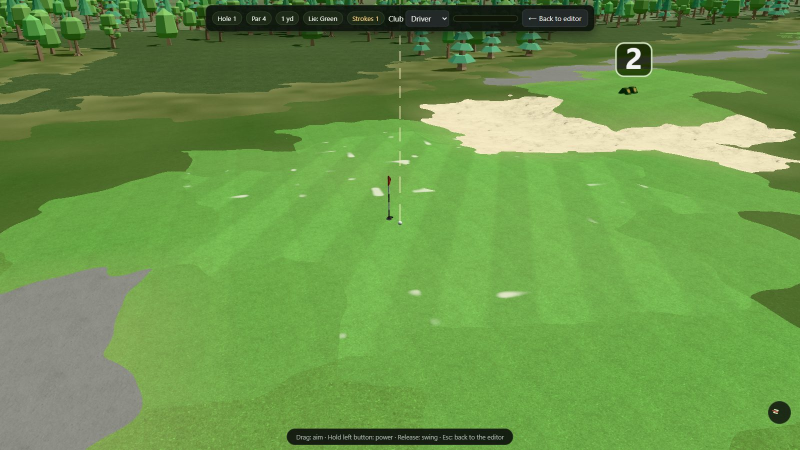
#> input picture Designs/CourseEditor/qa/06_playtest_green.jpeg, 1600 x 900 px (shown at 1/2 size)
$ python sheet.py ../../../../Designs/CourseEditor/qa/06_playtest_green.jpeg
#> lines starting #> are read from the running program, lines starting #| are printed output that depends on the picture
"""Contact sheets and REFERENCE | v5 | v6 comparison sheets.

Two jobs, one grid:

  * TRIAGE. A folder of freshly fetched Commons photographs, small, labelled
    with the filename, so I can see which ones are actually the angle I asked
    for. A Commons title is not a photograph and picking by title has already
    put a 32x32 icon and a Van Gogh portrait made of polo shirts into a search
    result I nearly took.
  * THE COMPARISON SHEET the brief requires for every round: the reference in
    the left column, v5 in the middle, v6 on the right, at matching heights.

The sheet is for DECIDING WHAT TO LOOK AT. Fault-finding still happens on the
full-size frame -- v5's rule, and it stays.

  python sheet.py --out qa/x.png --cols 3 --cell 520 a.jpg b.png ...
  python sheet.py --out qa/x.png --cols 3 --cell 520 --labels "ref,v5,v6" ...
"""

import os
import sys

from PIL import Image, ImageDraw, ImageFont

PAD = 14
BAR = 26
BG = (24, 24, 26)
FG = (232, 232, 228)


def _font(size=15):
    for p in (r"C:\Windows\Fonts\segoeui.ttf", r"C:\Windows\Fonts\arial.ttf"):
        if os.path.exists(p):
            return ImageFont.truetype(p, size)
    return ImageFont.load_default()


def build(paths, out, cols=3, cell=520, labels=None):
    fnt = _font()
    # An unexpanded shell glob arrives as the literal string "dir/*.jpeg" and
    # rendered as a red UNREADABLE tile in four sheets before I noticed. A path
    # that does not exist is a caller mistake, not a corrupt image; only a file
    # that exists and will not open earns the red tile.
    paths = [p for p in paths if os.path.exists(p)]
    tiles = []
    for i, p in enumerate(paths):
        try:
            im = Image.open(p).convert("RGB")
        except Exception as exc:                       # noqa: BLE001
            im = Image.new("RGB", (cell, cell), (60, 20, 20))
            ImageDraw.Draw(im).text((10, 10), f"UNREADABLE\n{exc}", font=fnt, fill=FG)
        im.thumbnail((cell, cell), Image.LANCZOS)
        lab = (labels[i] if labels and i < len(labels) else os.path.basename(p))
        tiles.append((im, lab))

    rows = (len(tiles) + cols - 1) // cols
    cw = max(t[0].width for t in tiles) + PAD
    ch = max(t[0].height for t in tiles) + PAD + BAR
    sheet = Image.new("RGB", (cols * cw + PAD, rows * ch + PAD), BG)
    d = ImageDraw.Draw(sheet)
    for i, (im, lab) in enumerate(tiles):
        r, c = divmod(i, cols)
        x = PAD + c * cw
        y = PAD + r * ch
        sheet.paste(im, (x + (cw - PAD - im.width) // 2, y))
        d.text((x + 2, y + im.height + 5), lab[:64], font=fnt, fill=FG)
    os.makedirs(os.path.dirname(os.path.abspath(out)), exist_ok=True)
    sheet.save(out)
    print(f"{out}  {sheet.width}x{sheet.height}  {len(tiles)} tiles")


def main():
    argv = sys.argv[1:]
    out, cols, cell, labels, paths = "sheet.png", 3, 520, None, []
    i = 0
    while i < len(argv):
        a = argv[i]
        if a == "--out":
            out = argv[i + 1]; i += 2
        elif a == "--cols":
            cols = int(argv[i + 1]); i += 2
        elif a == "--cell":
            cell = int(argv[i + 1]); i += 2
        elif a == "--labels":
            # split on "|", not "," -- a label like "IN GAME 0.85 m, browse"
            # would otherwise become two labels
            labels = argv[i + 1].split("|")
            i += 2
        else:
            paths.append(a); i += 1
    if not paths:
        raise SystemExit("no images")
    build(paths, out, cols, cell, labels)
#> in build, im is the input picture: PIL image 1600x900 RGB; mean R, G, B 108, 150.1, 75
#> in build, `im.thumbnail((cell, cell), Image.LANCZOS)`:
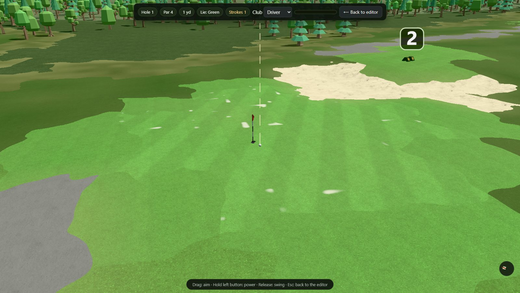
#> im: PIL image 520x293 RGB; mean R, G, B 108, 150.1, 75
#> in build, `rows = (len(tiles) + cols - 1) // cols`: rows = 1
#> in build, `cw = max(t[0].width for t in tiles) + PAD`: cw = 534
#> in build, `ch = max(t[0].height for t in tiles) + PAD + BAR`: ch = 333
#> the loop in build, `for i, (im, lab) in enumerate(tiles):` made 1 pass
#> (lab, r, c, x, y) on pass 1: ('06_playtest_green.jpeg', 0, 0, 14, 14)
#> after the loop in build, `for i, (im, lab) in enumerate(tiles):`:
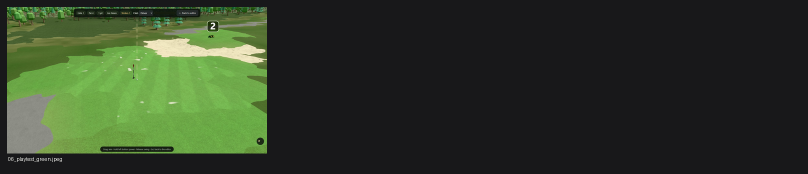
#> sheet: PIL image 1616x347 RGB (shown at 1/2 size); mean R, G, B 46.9, 58.3, 39.4
#| sheet.png  1616x347  1 tiles


if __name__ == "__main__":
    main()

$ run again, on Designs/CourseEditor/qa/09_objects_ghost.jpeg
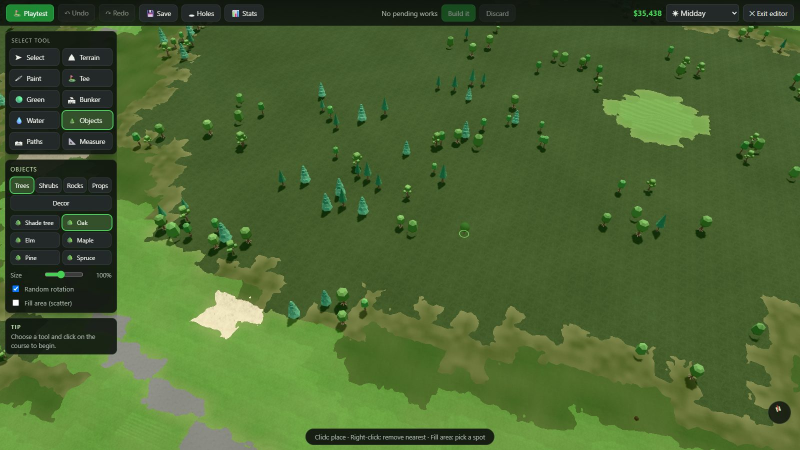
#> input picture Designs/CourseEditor/qa/09_objects_ghost.jpeg, 1600 x 900 px (shown at 1/2 size)
#> in build, im is the input picture: PIL image 1600x900 RGB; mean R, G, B 75.1, 100.9, 49.7
#> in build, `im.thumbnail((cell, cell), Image.LANCZOS)`:
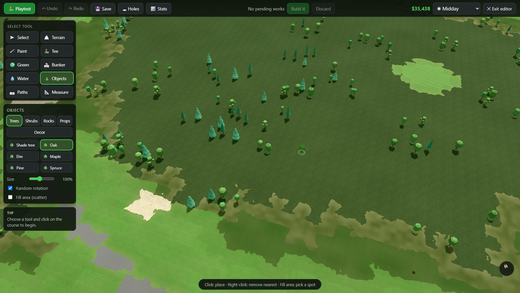
#> im: PIL image 520x293 RGB; mean R, G, B 75, 100.9, 49.7
#> rows = 1
#> cw = 534
#> ch = 333
#> the loop in build, `for i, (im, lab) in enumerate(tiles):` made 1 pass
#> (lab, r, c, x, y) on pass 1: ('09_objects_ghost.jpeg', 0, 0, 14, 14)
#> after the loop in build, `for i, (im, lab) in enumerate(tiles):`:
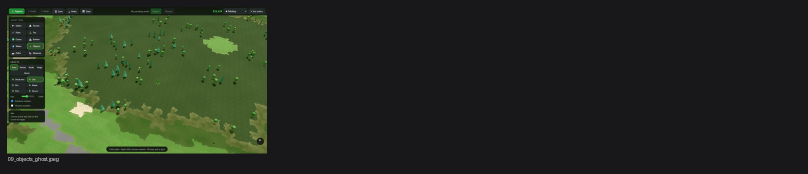
#> sheet: PIL image 1616x347 RGB (shown at 1/2 size); mean R, G, B 38, 45, 32.5
#| sheet.png  1616x347  1 tiles
